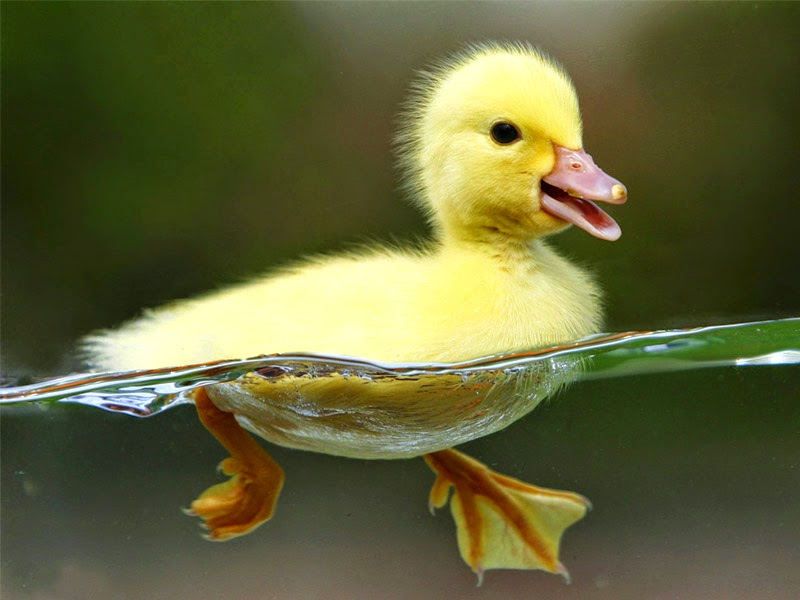
#> input picture bebek.jpg, 800 x 600 px
$ python citra.py
#> lines starting #> are read from the running program, lines starting #| are printed output that depends on the picture
from PIL import Image
import numpy as np
import matplotlib.pyplot as plt

filename = raw_input("Insert image filename: ")
#> the answer given: bebek.jpg
try:
    image = Image.open(filename)
#> image is the input picture: PIL image 800x600 RGB; mean R, G, B 97.7, 99.3, 56.9
except IOError:
    print("Can't find image '" + str(filename) + "' please give correct image filename")
    exit()

print("> Reading image's pixel ...")
pixel = np.array(image)
pixel.shape

# Array of pixels to be calculated in histogram
pixel_r = np.zeros(pixel.shape[0:2], pixel.dtype)
pixel_g = np.zeros(pixel.shape[0:2], pixel.dtype)
pixel_b = np.zeros(pixel.shape[0:2], pixel.dtype)
pixel_gray = np.zeros(pixel.shape[0:2], pixel.dtype)

for i, row in enumerate(pixel):
    for j, pix in enumerate(row):
        pixel_r[i][j] = pix[0]
        pixel_g[i][j] = pix[1]
        pixel_b[i][j] = pix[2]
        pixel_gray[i][j] = np.uint8(pix.mean())
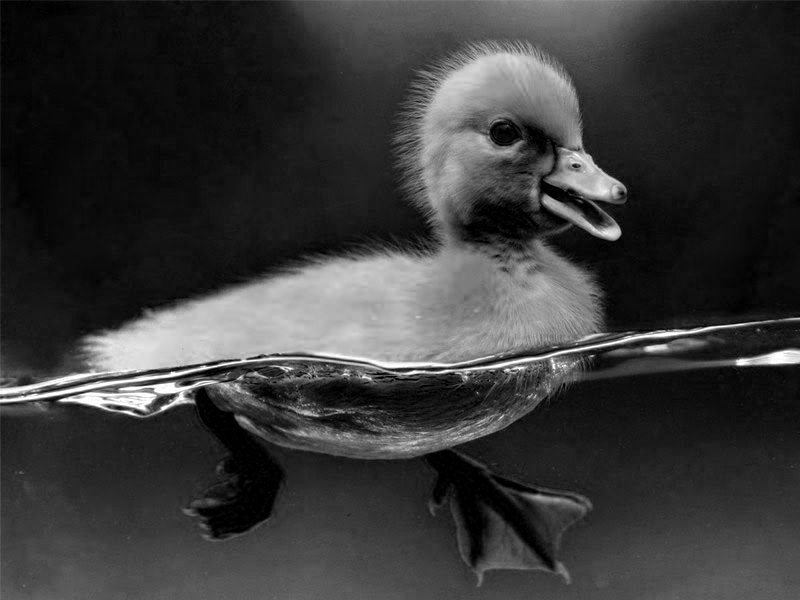
#> pixel_b: shape (600, 800); min 0, max 255, mean 56.9
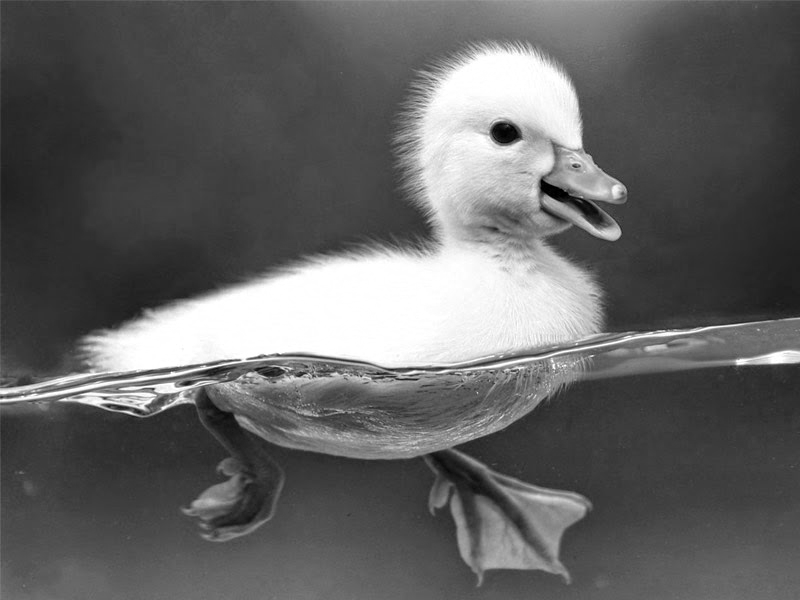
#> pixel_g: shape (600, 800); min 0, max 255, mean 99.3
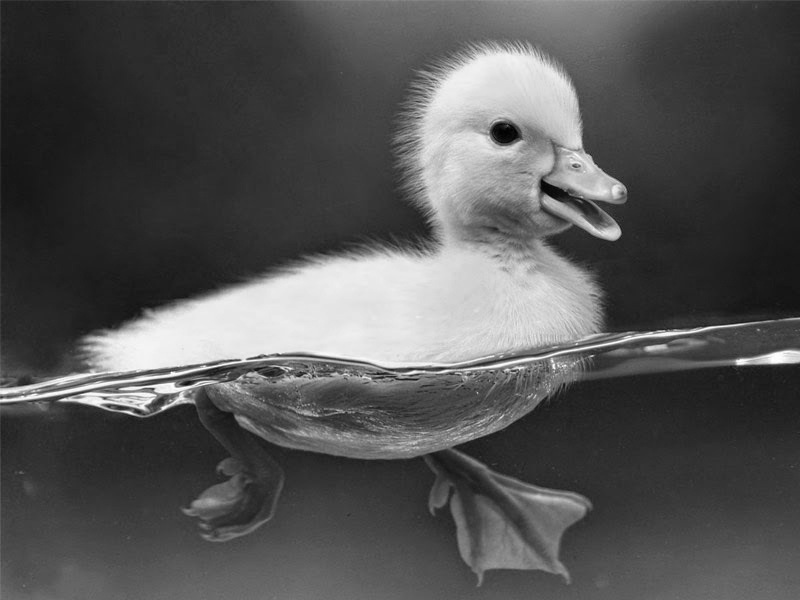
#> pixel_gray: shape (600, 800); min 1, max 254, mean 84.3
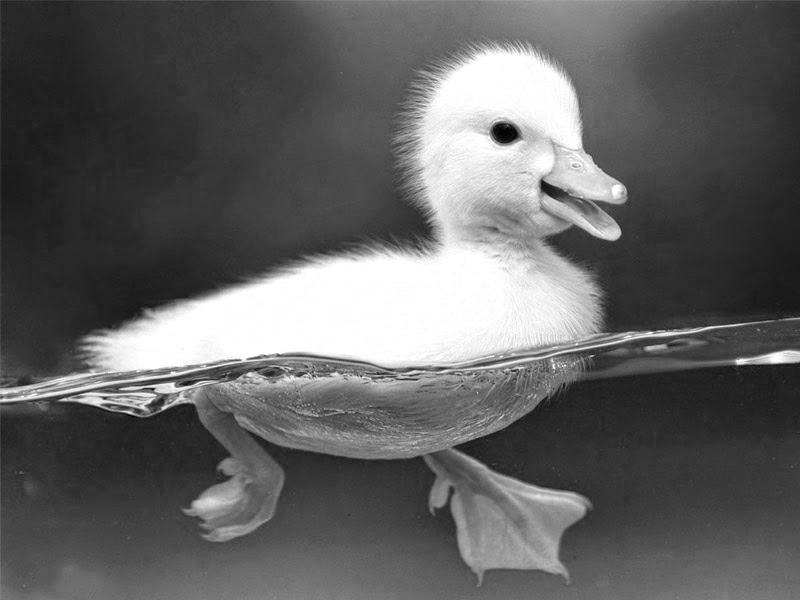
#> pixel_r: shape (600, 800); min 2, max 255, mean 97.7

pixel_r = np.ndarray.flatten(pixel_r)
pixel_g = np.ndarray.flatten(pixel_g)
pixel_b = np.ndarray.flatten(pixel_b)
pixel_gray = np.ndarray.flatten(pixel_gray)

print("> Displaying histogram for R channel ...")
plt.hist(pixel_r, range= (0, 255), bins='auto')  # arguments are passed to np.histogram
plt.title("Histogram Cannel R")
plt.savefig("output/histogram_r.png", bbox_inches='tight')
#> figure, not shown here; tallest bar 28660 high, from x = 253.3 to 255
plt.show()

print("> Displaying histogram for G channel ...")
plt.hist(pixel_g, range= (0, 255), bins='auto')  # arguments are passed to np.histogram
plt.title("Histogram Cannel G")
plt.savefig("output/histogram_g.png", bbox_inches='tight')
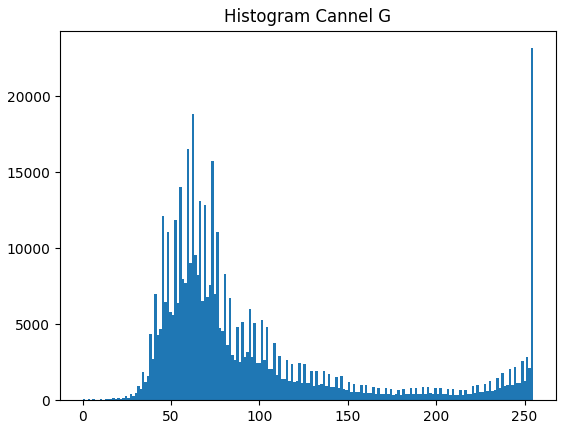
#> figure drawn by matplotlib, 1 panel; tallest bar 23144 high, from x = 253.6 to 255
plt.show()

print("> Displaying histogram for B channel ...")
plt.hist(pixel_b, range= (0, 255), bins='auto')  # arguments are passed to np.histogram
plt.title("Histogram Cannel B")
plt.savefig("output/histogram_b.png", bbox_inches='tight')
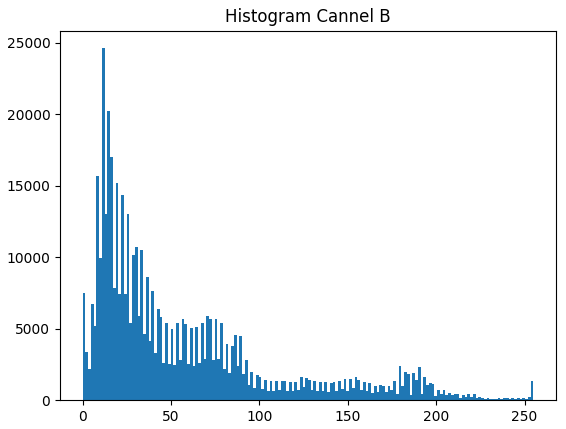
#> figure drawn by matplotlib, 1 panel; tallest bar 24618 high, from x = 10.88 to 12.44
plt.show()

print("> Displaying histogram for Grayscale channel ...")
plt.hist(pixel_gray, range= (0, 255), bins='auto')  # arguments are passed to np.histogram
plt.title("Histogram Gray Image")
plt.savefig("output/histogram_gray.png", bbox_inches='tight')
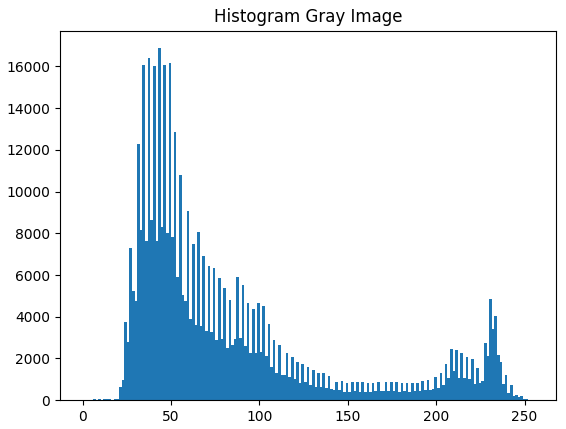
#> figure drawn by matplotlib, 1 panel; tallest bar 16873 high, from x = 42.75 to 44.22
plt.show()


print("> End of program.")
